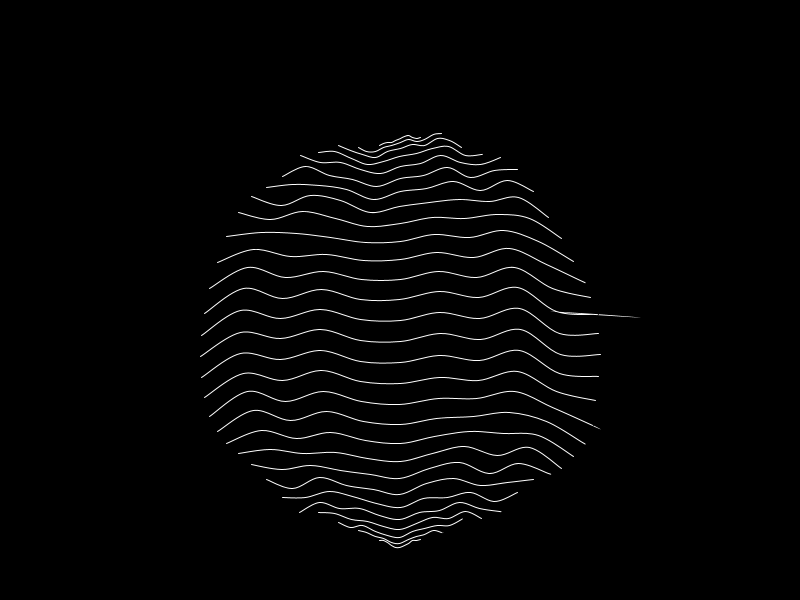
Frame 1 (no input)
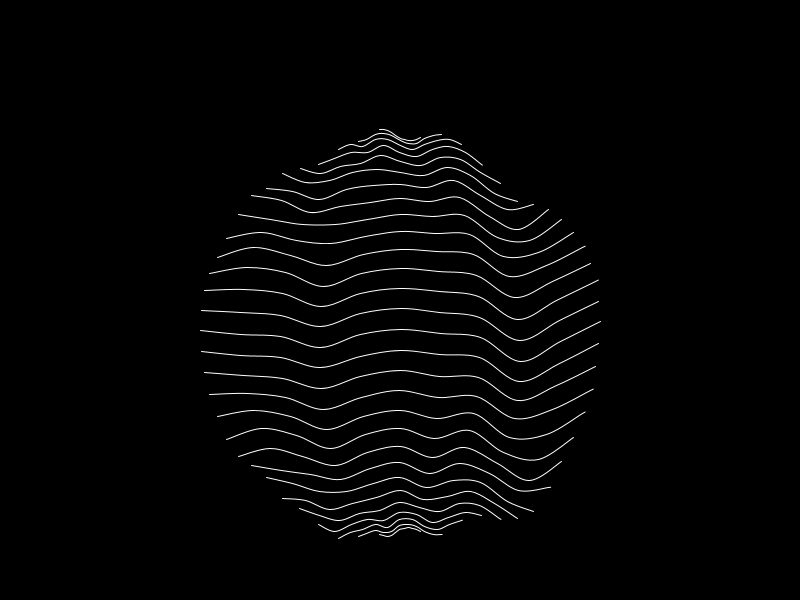
Frame 60 (the mouse pressed at the canvas centre just before this capture)
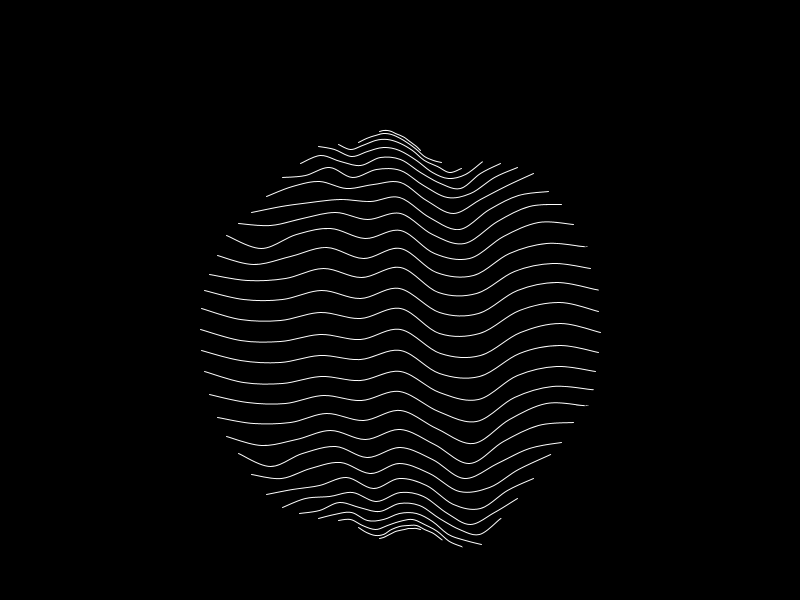
Frame 120 (the mouse held since frame 60 and released just before this capture)

The Processing sketch that drew these frames (run headless with seeded random() and noise(); from frame 60 on, the mouse is pressed at the canvas centre):

// Processing sketch: Circle
// ── Circle.pde
final int CANTLINES=30;

void setup(){
  size(800,600);
  background(0);
  stroke(255);
  noFill();
}

void draw(){
  translate(width/2, height/2);
  background(0);
  float start=PI/2;
  final float speed=0.01;
  final float amp = 80;
  for(int i=0;i<CANTLINES;i++){
    float left=start+(PI/CANTLINES)*i;
    float right=start-(PI/CANTLINES)*i;
    float y=sin(left)*200;
    float x = cos(left)*200;
    float xEnd = cos(right)*200;
    beginShape();
    curveVertex(x,y+noise((x+frameCount+i)*speed)*amp);
    for(float e=x;e<xEnd;e+=((xEnd-x)/10)){
      curveVertex(e,y+noise((e+frameCount+i)*speed)*amp);
    }
    curveVertex(xEnd,y+noise((xEnd+frameCount+i)*speed)*amp);
    curveVertex(xEnd,y+noise((xEnd+frameCount+i)*speed)*amp);
    endShape();
  }
}
